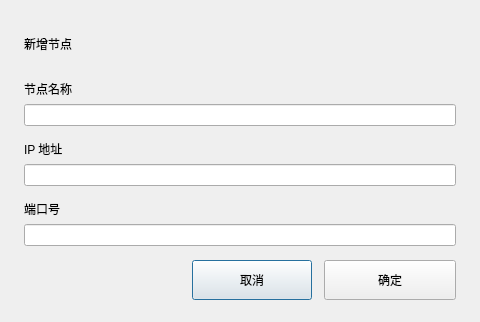
<?xml version="1.0" encoding="UTF-8"?>
<ui version="4.0">
 <class>NodeDialog</class>
 <widget class="QDialog" name="NodeDialog">
  <property name="geometry">
   <rect>
    <x>0</x>
    <y>0</y>
    <width>480</width>
    <height>322</height>
   </rect>
  </property>
  <property name="windowTitle">
   <string>节点操作</string>
  </property>
  <layout class="QVBoxLayout" name="verticalLayout">
   <property name="spacing">
    <number>0</number>
   </property>
   <property name="leftMargin">
    <number>0</number>
   </property>
   <property name="topMargin">
    <number>0</number>
   </property>
   <property name="rightMargin">
    <number>0</number>
   </property>
   <property name="bottomMargin">
    <number>0</number>
   </property>
   <item>
    <widget class="QWidget" name="dialogFrame">
     <layout class="QVBoxLayout" name="verticalLayout_2">
      <property name="spacing">
       <number>14</number>
      </property>
      <property name="leftMargin">
       <number>24</number>
      </property>
      <property name="topMargin">
       <number>22</number>
      </property>
      <property name="rightMargin">
       <number>24</number>
      </property>
      <property name="bottomMargin">
       <number>22</number>
      </property>
      <item>
       <widget class="QLabel" name="titleLabel">
        <property name="text">
         <string>新增节点</string>
        </property>
       </widget>
      </item>
      <item>
       <layout class="QVBoxLayout" name="nameLayout">
        <property name="spacing">
         <number>6</number>
        </property>
        <item>
         <widget class="QLabel" name="nameLabel">
          <property name="text">
           <string>节点名称</string>
          </property>
         </widget>
        </item>
        <item>
         <widget class="QLineEdit" name="nameEdit"/>
        </item>
       </layout>
      </item>
      <item>
       <layout class="QVBoxLayout" name="ipLayout">
        <property name="spacing">
         <number>6</number>
        </property>
        <item>
         <widget class="QLabel" name="ipLabel">
          <property name="text">
           <string>IP 地址</string>
          </property>
         </widget>
        </item>
        <item>
         <widget class="QLineEdit" name="ipEdit"/>
        </item>
       </layout>
      </item>
      <item>
       <layout class="QVBoxLayout" name="portLayout">
        <property name="spacing">
         <number>6</number>
        </property>
        <item>
         <widget class="QLabel" name="portLabel">
          <property name="text">
           <string>端口号</string>
          </property>
         </widget>
        </item>
        <item>
         <widget class="QLineEdit" name="portEdit"/>
        </item>
       </layout>
      </item>
      <item>
       <layout class="QHBoxLayout" name="buttonLayout">
        <property name="spacing">
         <number>12</number>
        </property>
        <item>
         <spacer name="horizontalSpacer">
          <property name="orientation">
           <enum>Qt::Horizontal</enum>
          </property>
          <property name="sizeType">
           <enum>QSizePolicy::Policy::Expanding</enum>
          </property>
          <property name="sizeHint" stdset="0">
           <size>
            <width>40</width>
            <height>20</height>
           </size>
          </property>
         </spacer>
        </item>
        <item>
         <widget class="QPushButton" name="cancelButton">
          <property name="minimumSize">
           <size>
            <width>120</width>
            <height>40</height>
           </size>
          </property>
          <property name="text">
           <string>取消</string>
          </property>
         </widget>
        </item>
        <item>
         <widget class="QPushButton" name="okButton">
          <property name="minimumSize">
           <size>
            <width>132</width>
            <height>40</height>
           </size>
          </property>
          <property name="text">
           <string>确定</string>
          </property>
         </widget>
        </item>
       </layout>
      </item>
     </layout>
    </widget>
   </item>
  </layout>
 </widget>
 <resources/>
 <connections>
  <connection>
   <sender>cancelButton</sender>
   <signal>clicked()</signal>
   <receiver>NodeDialog</receiver>
   <slot>close()</slot>
   <hints>
    <hint type="sourcelabel">
     <x>336</x>
     <y>270</y>
    </hint>
    <hint type="destinationlabel">
     <x>245</x>
     <y>153</y>
    </hint>
   </hints>
  </connection>
 </connections>
</ui>
